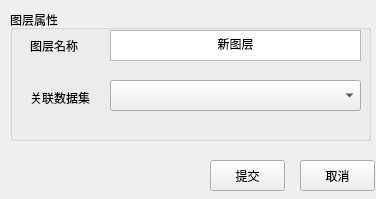
<?xml version="1.0" encoding="UTF-8"?>
<ui version="4.0">
 <class>LayerAdd_UI</class>
 <widget class="QWidget" name="LayerAdd_UI">
  <property name="geometry">
   <rect>
    <x>0</x>
    <y>0</y>
    <width>376</width>
    <height>199</height>
   </rect>
  </property>
  <property name="minimumSize">
   <size>
    <width>376</width>
    <height>199</height>
   </size>
  </property>
  <property name="maximumSize">
   <size>
    <width>376</width>
    <height>199</height>
   </size>
  </property>
  <property name="windowTitle">
   <string>添加图层</string>
  </property>
  <property name="windowIcon">
   <iconset>
    <normaloff>:/img/resource/img/logo.png</normaloff>:/img/resource/img/logo.png</iconset>
  </property>
  <widget class="QGroupBox" name="groupBox">
   <property name="geometry">
    <rect>
     <x>10</x>
     <y>10</y>
     <width>361</width>
     <height>131</height>
    </rect>
   </property>
   <property name="title">
    <string>图层属性</string>
   </property>
   <widget class="QLabel" name="label_2">
    <property name="geometry">
     <rect>
      <x>20</x>
      <y>80</y>
      <width>71</width>
      <height>16</height>
     </rect>
    </property>
    <property name="text">
     <string>关联数据集</string>
    </property>
   </widget>
   <widget class="QComboBox" name="releativeDataSet">
    <property name="geometry">
     <rect>
      <x>100</x>
      <y>70</y>
      <width>251</width>
      <height>31</height>
     </rect>
    </property>
   </widget>
   <widget class="QTextEdit" name="layerName">
    <property name="geometry">
     <rect>
      <x>100</x>
      <y>20</y>
      <width>251</width>
      <height>31</height>
     </rect>
    </property>
    <property name="html">
     <string>&lt;!DOCTYPE HTML PUBLIC &quot;-//W3C//DTD HTML 4.0//EN&quot; &quot;http://www.w3.org/TR/REC-html40/strict.dtd&quot;&gt;
&lt;html&gt;&lt;head&gt;&lt;meta name=&quot;qrichtext&quot; content=&quot;1&quot; /&gt;&lt;style type=&quot;text/css&quot;&gt;
p, li { white-space: pre-wrap; }
&lt;/style&gt;&lt;/head&gt;&lt;body style=&quot; font-family:'SimSun'; font-size:9pt; font-weight:400; font-style:normal;&quot;&gt;
&lt;p align=&quot;center&quot; style=&quot; margin-top:0px; margin-bottom:0px; margin-left:0px; margin-right:0px; -qt-block-indent:0; text-indent:0px;&quot;&gt;新图层&lt;/p&gt;&lt;/body&gt;&lt;/html&gt;</string>
    </property>
   </widget>
   <widget class="QLabel" name="label">
    <property name="geometry">
     <rect>
      <x>20</x>
      <y>30</y>
      <width>54</width>
      <height>12</height>
     </rect>
    </property>
    <property name="text">
     <string>图层名称</string>
    </property>
   </widget>
  </widget>
  <widget class="QPushButton" name="handIn">
   <property name="geometry">
    <rect>
     <x>210</x>
     <y>160</y>
     <width>75</width>
     <height>31</height>
    </rect>
   </property>
   <property name="text">
    <string>提交</string>
   </property>
  </widget>
  <widget class="QPushButton" name="cancel">
   <property name="geometry">
    <rect>
     <x>300</x>
     <y>160</y>
     <width>75</width>
     <height>31</height>
    </rect>
   </property>
   <property name="text">
    <string>取消</string>
   </property>
  </widget>
  <widget class="QComboBox" name="layerType">
   <property name="geometry">
    <rect>
     <x>510</x>
     <y>120</y>
     <width>231</width>
     <height>31</height>
    </rect>
   </property>
   <item>
    <property name="text">
     <string>影像</string>
    </property>
   </item>
   <item>
    <property name="text">
     <string>数字高程</string>
    </property>
   </item>
   <item>
    <property name="text">
     <string>地表建筑</string>
    </property>
   </item>
   <item>
    <property name="text">
     <string>巷道</string>
    </property>
   </item>
   <item>
    <property name="text">
     <string>钻孔</string>
    </property>
   </item>
   <item>
    <property name="text">
     <string>煤层</string>
    </property>
   </item>
   <item>
    <property name="text">
     <string>定位设备</string>
    </property>
   </item>
   <item>
    <property name="text">
     <string>监测设备</string>
    </property>
   </item>
   <item>
    <property name="text">
     <string>工作面</string>
    </property>
   </item>
   <item>
    <property name="text">
     <string>断层</string>
    </property>
   </item>
  </widget>
  <widget class="QLabel" name="label_3">
   <property name="geometry">
    <rect>
     <x>520</x>
     <y>90</y>
     <width>71</width>
     <height>16</height>
    </rect>
   </property>
   <property name="text">
    <string>图层类型</string>
   </property>
  </widget>
 </widget>
 <resources/>
 <connections>
  <connection>
   <sender>handIn</sender>
   <signal>clicked()</signal>
   <receiver>LayerAdd_UI</receiver>
   <slot>slotHandIn()</slot>
   <hints>
    <hint type="sourcelabel">
     <x>207</x>
     <y>155</y>
    </hint>
    <hint type="destinationlabel">
     <x>185</x>
     <y>89</y>
    </hint>
   </hints>
  </connection>
  <connection>
   <sender>cancel</sender>
   <signal>clicked()</signal>
   <receiver>LayerAdd_UI</receiver>
   <slot>slotCancel()</slot>
   <hints>
    <hint type="sourcelabel">
     <x>307</x>
     <y>155</y>
    </hint>
    <hint type="destinationlabel">
     <x>185</x>
     <y>89</y>
    </hint>
   </hints>
  </connection>
 </connections>
 <slots>
  <slot>slotHandIn()</slot>
  <slot>slotCancel()</slot>
 </slots>
</ui>
